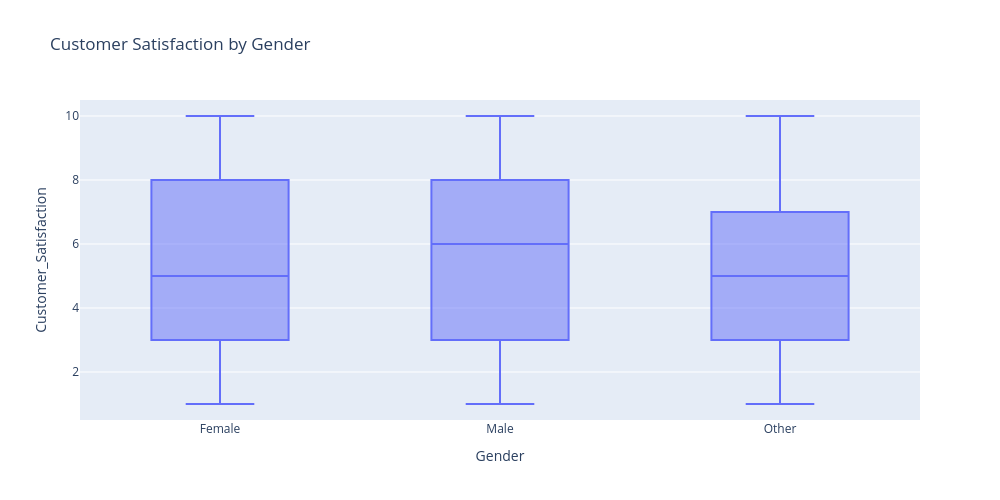

Notebook source saved alongside this figure:
### Markdown cell above
**Satisfaction by gender**

### Code cell
# Customer satisfaction by gender
fig = px.box(df, x='Gender', y='Customer_Satisfaction', title='Customer Satisfaction by Gender')
fig.update_layout(width=1000, height=500)

fig.show()

### Figure 1 — Plotly figure (JSON) as saved in the notebook; plotly's stock layout.template omitted (floating-point values rounded to 4 significant figures; data arrays with more than 128 entries replaced by an {"elided": "..."} marker saying what was removed)
{"data": [{"alignmentgroup": "True", "hovertemplate": "Gender=%{x}<br>Customer_Satisfaction=%{y}<extra></extra>", "legendgroup": "", "marker": {"color": "#636efa"}, "name": "", "notched": false, "offsetgroup": "", "orientation": "v", "showlegend": false, "type": "box", "x": {"elided": "1000 str values"}, "x0": " ", "xaxis": "x", "y": {"elided": "1000 int values"}, "y0": " ", "yaxis": "y"}], "layout": {"boxmode": "group", "height": 500, "legend": {"tracegroupgap": 0}, "title": {"text": "Customer Satisfaction by Gender"}, "width": 1000, "xaxis": {"anchor": "y", "domain": [0, 1], "title": {"text": "Gender"}}, "yaxis": {"anchor": "x", "domain": [0, 1], "title": {"text": "Customer_Satisfaction"}}}}
